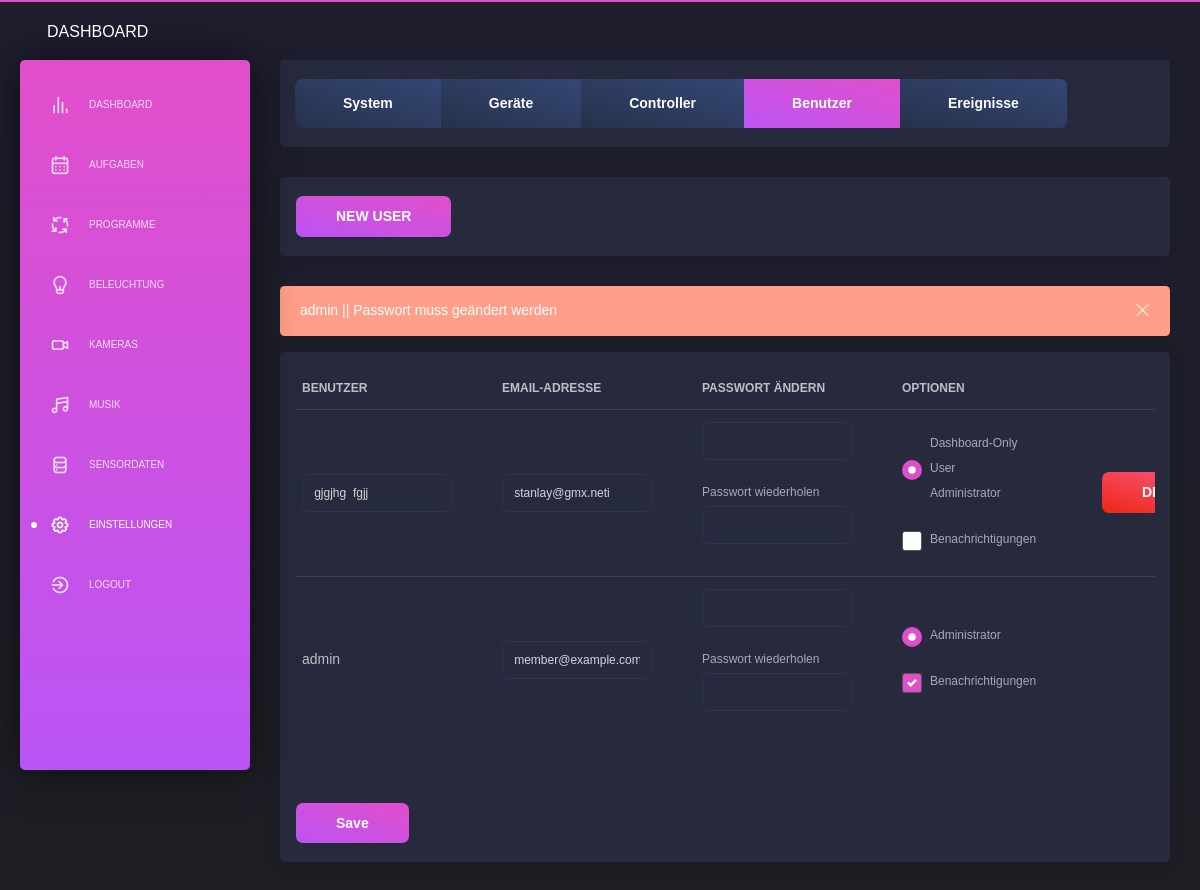
Screenshot of /settings/users (signed in) with the database file from the repository.
### app/database/models.py (models this page shows)
class User(UserMixin, db.Model):
    __tablename__ = 'user'
    id                 = db.Column(db.Integer, primary_key=True, autoincrement = True)
    name               = db.Column(db.String(64), unique = True)
    email              = db.Column(db.String(120), unique = True)
    role               = db.Column(db.String(50))
    password           = db.Column(db.String(100))
    email_notification = db.Column(db.String(20))

### app/sites/settings_users.py (the view, shortened to what this page needs)
@app.route('/settings/users', methods=['GET', 'POST'])
@login_required
@permission_required
def settings_users():
    success_message_add_user           = False
    error_message_add_user             = []
    success_message_change_settings    = []
    error_message_change_settings      = []
    message_admin_password_not_changed = ""
    name            = ""
    email           = ""
    password        = ""
    password_repeat = ""
    hashed_password = ""
    if session.get('delete_user_success', None) != None:
        success_message_change_settings.append(session.get('delete_user_success'))
        session['delete_user_success'] = None
    if session.get('delete_user_error', None) != None:
        error_message_change_settings.append(session.get('delete_user_error'))
        session['delete_user_error'] = None
    """ ########## """
    """  add user  """
    """ ########## """
    if request.form.get("add_user") != None:
        result = ADD_USER()
        if result != True:
            error_message_add_user.append(result)
        else:
            success_message_add_user = True
    """ ############# """
    """  table users  """
    """ ############# """
    user_list = GET_ALL_USERS()
    try:
        if GET_USER_BY_NAME("admin").password == "sha256$OeDkVenT$bc8d974603b713097e69fc3efa1132991bfb425c59ec00f207e4b009b91f4339":
            message_admin_password_not_changed = "admin || Passwort muss geändert werden"
    except:
        pass
    list_users = GET_ALL_USERS()
    data = {'navigation': 'settings'}
    return render_template('layouts/default.html',
                            data=data,
                            content=render_template( 'pages/settings_users.html',
                                                     error_message_change_settings=error_message_change_settings,
                                                     error_message_add_user=error_message_add_user,
                                                     message_admin_password_not_changed=message_admin_password_not_changed,
                                                     success_message_change_settings=success_message_change_settings,
                                                     success_message_add_user=success_message_add_user,
                                                     list_users=list_users,
                                                    )
                           )

### app/database/models.py (called while the page is built)
def GET_USER_BY_ID(id):
    return User.query.get(int(id))

def GET_USER_BY_NAME(name):
    for user in User.query.all():
        if user.name.lower() == name.lower():
            return user

def GET_ALL_USERS():
    return User.query.all()

### app/sites/index.py (called while the page is built)
@login_manager.user_loader
def load_user(user_id):
    return GET_USER_BY_ID(user_id)

### app/templates/pages/settings_users.html (shortened to what this page needs)
      <div class="content">
        <div class="row">
          <div class="col-md-12">
            <div class="card ">
              <div class="card-footer">
                <div class="btn-group flex-wrap" role="group" aria-label="Basic example">
                  <a href="/settings/system" class="btn btn-secondary btn-lg" role="button" aria-pressed="true">System</a>
                  <a href="/settings/devices" class="btn btn-secondary btn-lg" role="button" aria-pressed="true">Geräte</a>
                  <a href="/settings/controller" class="btn btn-secondary btn-lg" role="button" aria-pressed="true">Controller</a>
                  <a href="/settings/users" class="btn btn-primary btn-lg" role="button" aria-pressed="true">Benutzer</a>
                  <a href="/settings/system_log" class="btn btn-secondary btn-lg" role="button" aria-pressed="true">Ereignisse</a>
                </div>
              </div>
            </div>
            <div class="card">
              <form method="POST">
                <div class="card-footer">
                  <button type="submit" onclick="window.location.href='/settings/users#add_user'" name="add_user" class="btn btn-fill btn-primary">NEW USER</button>
                </div>
              </form>
            </div>
{% if message_admin_password_not_changed != "" %}
  <div class="alert alert-warning">
    <button type="button" aria-hidden="true" class="close" data-dismiss="alert" aria-label="Close">
      <i class="tim-icons icon-simple-remove"></i>
    </button>
    <span>{{ message_admin_password_not_changed }}</span>
  </div>
{% endif %}
            <div class="card ">
              <form method="POST">
                <div class="card-body">
                  <div class="table-responsive">
                    <table class="table tablesorter">
                      <thead>
                        <th scope="col" style="width:20%" class="minwidth_200">Benutzer</th>
                        <th scope="col" style="width:20%" class="minwidth_200">eMail-Adresse</th>
                        <th scope="col" style="width:20%" class="minwidth_200">Passwort ändern</th>
                        <th scope="col" style="width:17%" class="minwidth_200">Optionen</th>
                        <th scope="col" style="width:5%"></th>
                      </thead>
                      <tbody>
                        {% for entry in list_users %}
                          <tr>
                            <td>
                              {% if entry.name != "admin" %}
                                <div class="row justify-content-md-left">
                                  <div class="col-sm-10">
                                    <input type="text" class="form-control" name="set_name_{{ entry.id }}" value="{{ entry.name }}" />
                                  </div>
                                </div>
                              {% else %}
                                <div class="row justify-content-md-left">
                                  <div class="col-sm-10">
                                    {{ entry.name }}
                                  </div>
                                </div>
                              {% endif %}
                            </td>
                            <td>
                              <div class="row justify-content-md-left">
                                <div class="col-sm-10">
                                  <input type="email" class="form-control" name="set_email_{{ entry.id }}"
                                    value="{% if entry.email != None and entry.email != "None" %}{{ entry.email }}{% endif %}" />
                                </div>
                              </div>
                            </td>
                            <td>
                              <div class="row justify-content-md-left">
                                <div class="col-sm-10">
                                  <input type="password" class="form-control" name="set_password_{{ entry.id }}" value="" />
                                  <br>
                                  <label>Passwort wiederholen</label>
                                  <input type="password" class="form-control" name="set_password_repeat_{{ entry.id }}" value="" />
                                </div>
                              </div>
                            </td>
                            <td>
                              {% if entry.name != "admin" %}
                                <div class="custom-control custom-radio custom-control-inline">
                                  <label class="custom-control-label" for="radio_role_dashboard_only_{{ entry.id }}">Dashboard-Only</label>
                                </div>
                                <br>
                                <div class="custom-control custom-radio custom-control-inline">
                                  <label class="custom-control-label" for="radio_role_user_{{ entry.id }}">User</label>
                                </div>
                                <br>
                              {% endif %}
                              <div class="custom-control custom-radio custom-control-inline">
                                <label class="custom-control-label" for="radio_role_administrator_{{ entry.id }}">Administrator</label>
                              </div>
                              <br>
                              <br>
                              <div class="custom-control custom-checkbox">
                                <label class="custom-control-label" for="checkbox_email_notification_{{ entry.id }}">Benachrichtigungen</label>
                              </div>
                            </td>
                            <td>
                              {% if entry.name != "admin" %}
                                <button type="button" class="btn btn-danger" data-toggle="modal" data-target="#delete_dialog_{{entry.id}}">DELETE</button>
                              {% endif %}
                            </td>
                          </tr>
                        {% endfor %}
                      </tbody>
                    </table>
                  </div>
                </div>
                <div class="card-footer">
                  <button type="submit" onclick="window.location.href='/settings/users#'" name="save_user_settings" class="btn btn-fill btn-primary">Save</button>
                </div>
              </form>
            </div>
          </div>
        </div>
      </div>

### rows the page displays
User: name "gjgjhg fgjj", email "stanlay@gmx.neti"
User: name "admin", email "member@example.com"

### other values shown
{{ message_admin_password_not_changed }} "admin || Passwort muss geändert werden"
